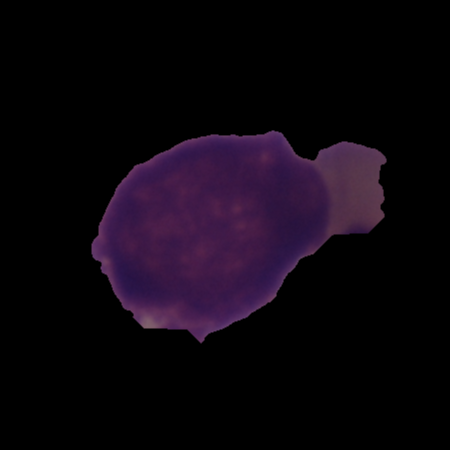
#> input picture Plot-DCTex/UID_3_4_2_all.bmp, 450 x 450 px
$ python dctExamples.py
#> lines starting #> are read from the running program, lines starting #| are printed output that depends on the picture; after the words box and inside, x2 and y2 are one past the last pixel; in counts of white or black regions, pixels touching at a corner belong together
import numpy as np
import cv2
from matplotlib import pyplot as plt

def whiteBackGround(image):
    _,thresh = cv2.threshold(cv2.cvtColor(image, cv2.COLOR_RGB2GRAY), 1, 1, cv2.THRESH_BINARY)
    for i in range(image.shape[0]):
        for j in range(image.shape[1]):
            if thresh[i,j]==0:
                image[i,j] = 255
    return image

def plotDCTex(grayImg):
    dctFeats = cv2.dct(np.array(grayImg, dtype=np.float32))
    #Thank's to https://stackoverflow.com/questions/50445847/how-to-zigzag-order-and-concatenate-the-value-every-line-using-python
    zigzagPattern = np.concatenate([np.diagonal(dctFeats[::-1,:], i)[::(2*(i % 2)-1)] for i in range(1-dctFeats.shape[0], dctFeats.shape[0])])
    cropZigzagPattern = zigzagPattern[0:1024]
    plt.figure(figsize=(15, 5))

    #************#

    plt.subplot(131)
    plt.imshow(whiteBackGround(src))
    plt.title('LYMPHOCYTE IMAGE', fontname='Times New Roman', fontsize=18)

    #************#

    plt.subplot(132)
    spectrumPower = np.log10(abs(dctFeats))
    plt.imshow(spectrumPower, cmap='gray')
    plt.title('DISCRETE COSINE TRANSFORM', fontname='Times New Roman', fontsize=18)

    #************#

    plt.subplot(133)
    zigzagEx = cv2.cvtColor(cv2.imread('zigzagScan.png'), cv2.COLOR_BGR2GRAY)
    plt.imshow(zigzagEx, cmap='gray')
    plt.title('ZIGZAG SCAN', fontname='Times New Roman', fontsize=18)
    plt.axis('off')

    plt.tight_layout()
    plt.savefig('exDCTFeatsExtraction_0.png')
    plt.show()

    #************#

    plt.figure(figsize=(15, 5))

    with plt.style.context(('ggplot')):
        plt.subplot(121)
        plt.plot(zigzagPattern)
        plt.title(f'ORDERED COEFFICIENTS', fontname='Times New Roman', fontsize=18)

    #************#
    with plt.style.context(('ggplot')):
        plt.subplot(122)
        #plt.plot(np.log10(np.abs(cropZigzagPattern)))
        plt.plot(cropZigzagPattern)
        plt.title(f'FIRST {len(cropZigzagPattern)} COEFFICIENTS (DCT FEATURES)', fontname='Times New Roman', fontsize=18)

    plt.tight_layout()
    plt.savefig('exDCTFeatsExtraction_1.png')
    plt.show()

    img0 = cv2.imread('exDCTFeatsExtraction_0.png')
    img1 = cv2.imread('exDCTFeatsExtraction_1.png')
    img = cv2.vconcat([img0, img1])
    cv2.imwrite('exDCTFeatsExtraction.png', img)


if __name__ == '__main__':
    #Fix Random Number Generation
    np.random.seed(12874)
    src = cv2.cvtColor(cv2.imread('UID_3_4_2_all.bmp'), cv2.COLOR_BGR2RGB)
    plotDCTex(cv2.cvtColor(src, cv2.COLOR_RGB2GRAY))
#> in plotDCTex, `cropZigzagPattern = zigzagPattern[0:1024]`: cropZigzagPattern = 1024 values, max 4161.1 at index 0, min -4458.8 at index 3, mean -0.0735
#> in whiteBackGround, `_,thresh = cv2.threshold(cv2.cvtColor(image, cv2.COLOR_RGB2GRAY), 1, 1..`:
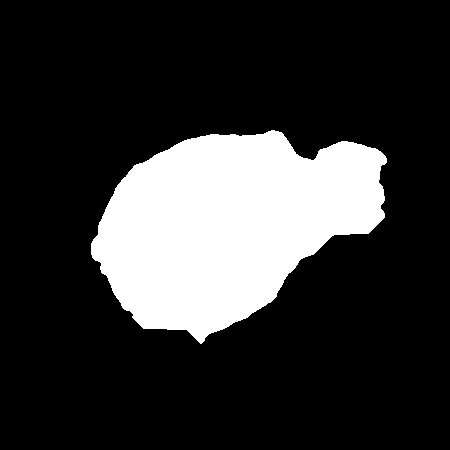
#> thresh: shape (450, 450); values 0 (black) and 1 (white), 20.1% white; 1 white region, box (x1, y1, x2, y2) and area: (91, 130, 387, 344) 40740
#> after the loop in whiteBackGround, `for i in range(image.shape[0]):`:
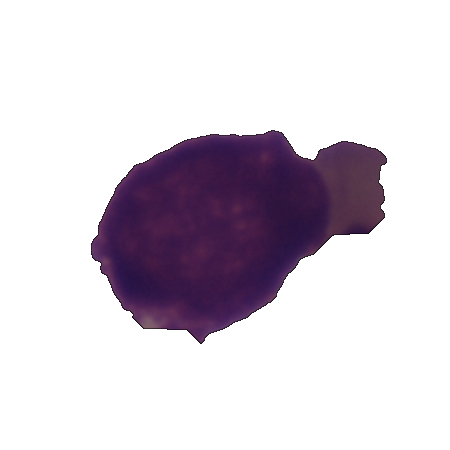
#> image: shape (450, 450, 3); mean R, G, B 216.8, 209.9, 218.5
#> in plotDCTex, `spectrumPower = np.log10(abs(dctFeats))`:
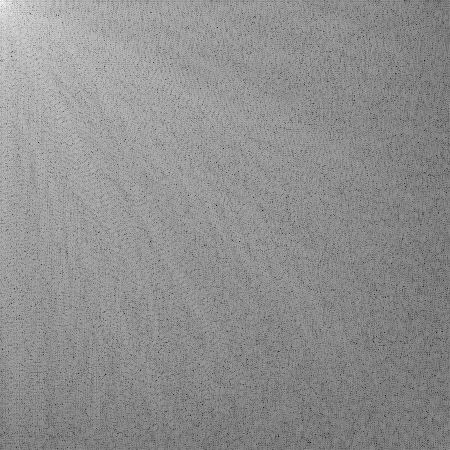
#> spectrumPower: shape (450, 450) float32; min -5.37, max 3.65, mean -0.297; drawn with min black and max white
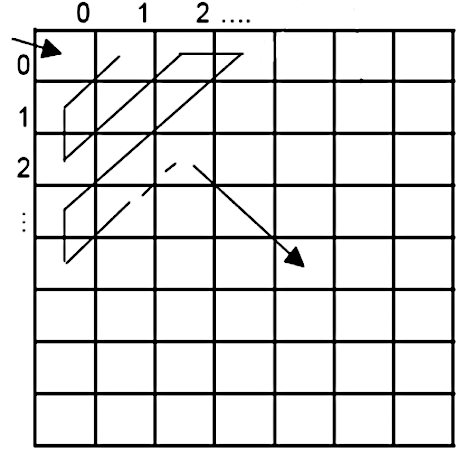
#> input picture Plot-DCTex/zigzagScan.png, 457 x 450 px
#> in plotDCTex, `img0 = cv2.imread('exDCTFeatsExtraction_0.png')`:
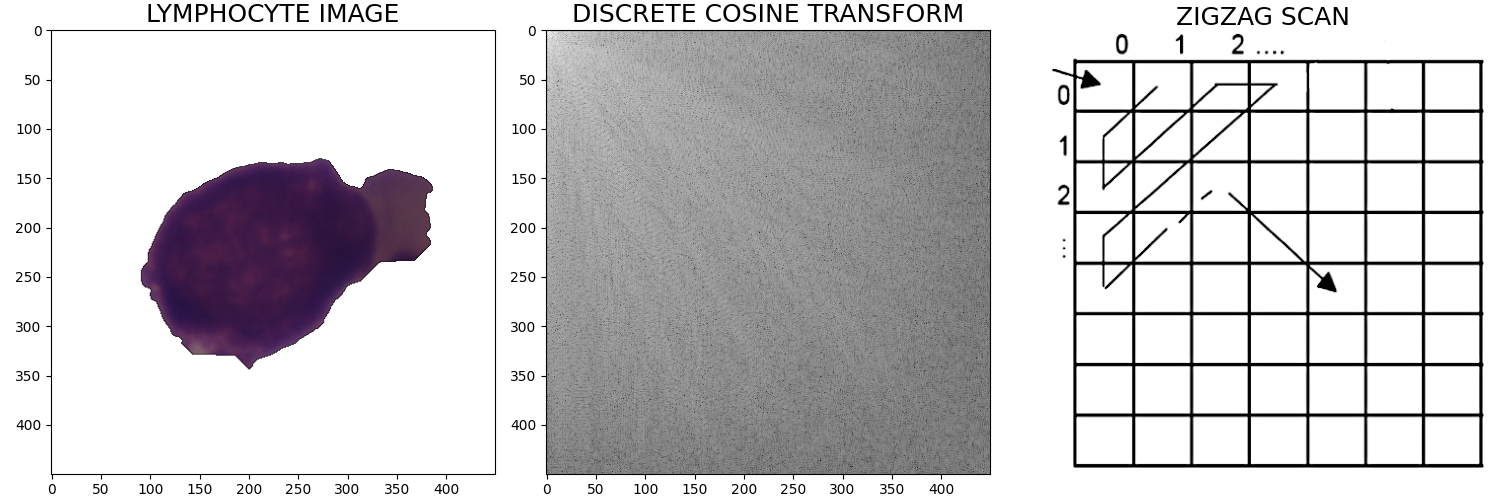
#> img0: shape (500, 1500, 3); mean B, G, R 204, 201.8, 203.6
#> in plotDCTex, `img1 = cv2.imread('exDCTFeatsExtraction_1.png')`:
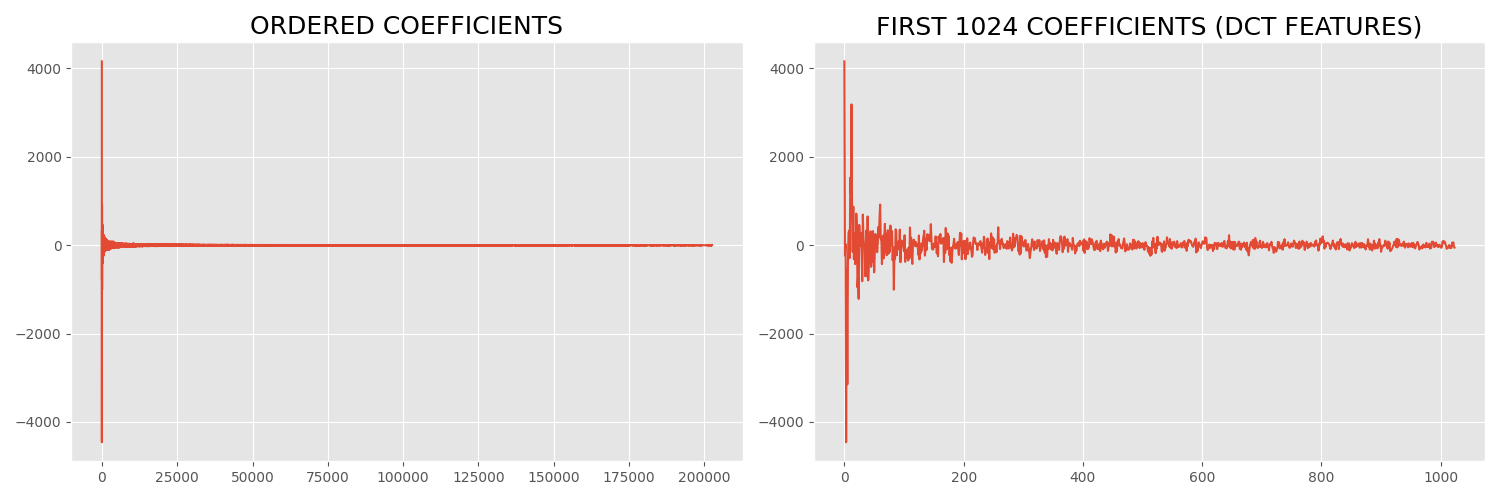
#> img1: shape (500, 1500, 3); mean B, G, R 230.9, 231.3, 233.7
#> in plotDCTex, `img = cv2.vconcat([img0, img1])`:
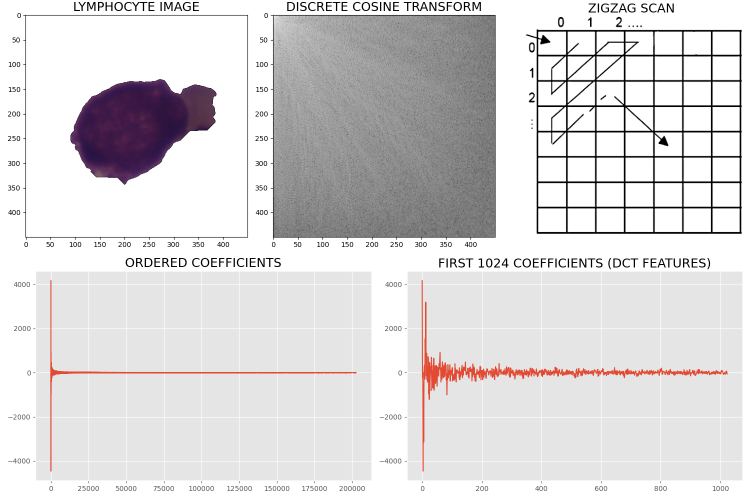
#> img: shape (1000, 1500, 3) (shown at 1/2 size); mean B, G, R 217.5, 216.5, 218.7
    print(f"\nEnd Script!\n{'#'*50}")
